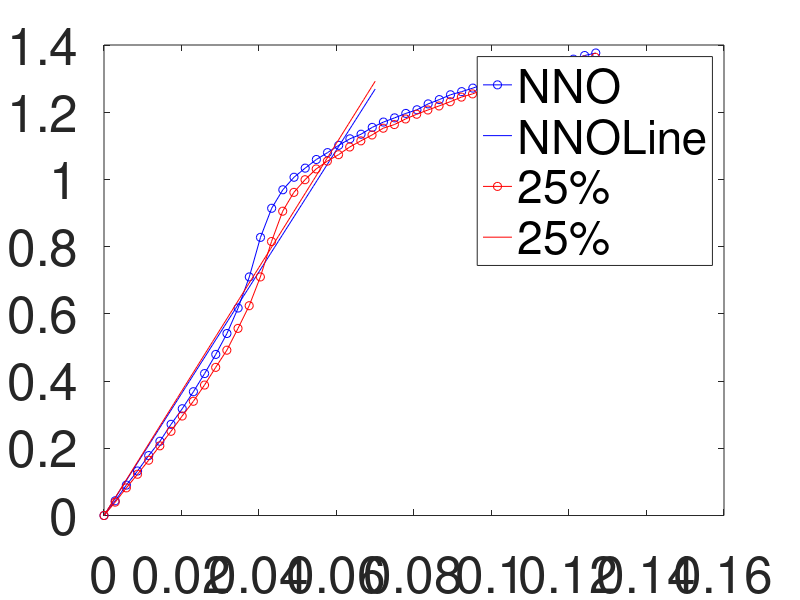

MATLAB code for this plot: (Note: this script raises an error after producing the figure.)
%Data and Fits for NNO and Nd_0.75La_0.25NiO3, U=2.1eV, J=1.15eV, as used in
%the solid solution work on NLNO

clear all
bulk=[
0	0
0.01	0.043767
0.02	0.090553
0.03	0.132531
0.04	0.178382
0.05	0.22091
0.06	0.271343
0.07	0.317688
0.08	0.368391
0.09	0.422357
0.1	0.479379
0.11	0.541599
0.12	0.617438
0.13	0.709913
0.14	0.82761
0.15	0.914203
0.16	0.969272
0.17	1.006483
0.18	1.033624
0.19	1.059321
0.2	1.079804
0.21	1.101465
0.22	1.12087
0.23	1.134559
0.24	1.154913
0.25	1.170698
0.26	1.183213
0.27	1.196465
0.28	1.207281
0.29	1.224756
0.3	1.23756
0.31	1.251913
0.32	1.261235
0.33	1.271748
0.34	1.283685
0.35	1.295006
0.36	1.30539
0.37	1.314554
0.38	1.324145
0.39	1.336595
0.4	1.342392
0.41	1.352256
0.42	1.357852
0.43	1.368671
0.44	1.376227]





bulk25=[0	0
0.01	0.039846
0.02	0.082272
0.03	0.122777
0.04	0.164574
0.05	0.207349
0.06	0.250562
0.07	0.29607
0.08	0.339906
0.09	0.38815
0.1	0.440795
0.11	0.49192
0.12	0.556833
0.13	0.624229
0.14	0.709888
0.15	0.815234
0.16	0.905492
0.17	0.961482
0.18	0.99918
0.19	1.031263
0.2	1.054508
0.21	1.073619
0.22	1.096508
0.23	1.114797
0.24	1.132288
0.25	1.15244
0.26	1.163253
0.27	1.179902
0.28	1.193986
0.29	1.206602
0.3	1.218626
0.31	1.231211
0.32	1.244952
0.33	1.254542
0.34	1.267047
0.35	1.276829
0.36	1.289142
0.37	1.301712
0.38	1.305257
0.39	1.320473
0.4	1.331336
0.41	1.338217
0.42	1.345795
0.43	1.355344
0.44	1.363176]

bulk(:,2)=bulk(:,2);
%Values From DFT+U
%chi0b=1.164
%chi0b25=1.168
%Values from DFT
chi0b=1.09681
chi0b25=1.08061

U=2.1
J=1.15
DC=U-5/3*J
gb0=2.8865
gb025=2.896
gb=gb0*(1+chi0b*DC)
gb25=gb025*(1+chi0b25*DC)
kb=2*13.4303+1/2*gb0*chi0b*gb0
kb25=2*13.75+1/2*gb025*chi0b25*gb025
Q=bulk(:,1)/gb
N=bulk(:,2)
Q25=bulk25(:,1)/gb25
N25=bulk25(:,2)
x=[0:0.001:0.07]
by=2*kb/gb*x
ry=2*kb25/gb25*x
plot(Q,N,'-ob',x,by,'-b')
hold on
plot(Q25,N25,'-or',x,ry,'-r')
set( gca , 'FontSize'   , 37 );
legend('NNO','NNOLine','25%','25%')
figure



[ Ngrid,Ecorb,Etot,A,B,C ] = getEnergyGrid( N,Q,gb,kb )
[ Ngrid,Ecorb25,Etot25,A25,B25,C25 ] = getEnergyGrid( N25,Q25,gb25,kb25 )

plot(Ngrid,Etot,'-ob',Ngrid,Etot25,'-or')

set( gca , 'FontSize'   , 37 );
hold on
[  Ngrid,Ecor2,Etot2,A2,B2,C2,Constant ] = ConstrainedEnergyGrid(  N,Q,gb,kb, 4 )
[  Ngrid,Ecor225,Etot225,A225,B225,C225,Constant ] = ConstrainedEnergyGrid(  N25,Q25,gb25,kb25, 4 )
%plot(Ngrid,Etot2,'--b',Ngrid,Etot225,'--r')

legend('NdNiO3','25% La')
ylabel('E(N) (eV)')
xlabel('N')
grid on
figure
plot(Q,2/gb*(A*N.^5+B*N.^3+C*N),'-bo',Q,Q,'LineWidth',5)
grid on
hold on
plot(Q25,2/gb25*(A25*N25.^5+B25*N25.^3+C25*N25),'-ro','LineWidth',5)
legend('NdNiO3','Line','25 % La')

set( gca , 'FontSize'   , 37 );
[kb gb A B C]
